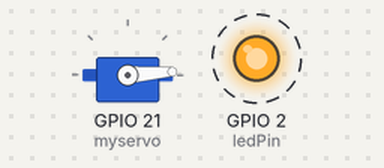
Bench run of a sketch on a simulated ESP32. Shown: servo, output pins drawn as LEDs (lit = HIGH). Dashed ring = blinking.

Above: at 0.1 s.
At 1.65 s:
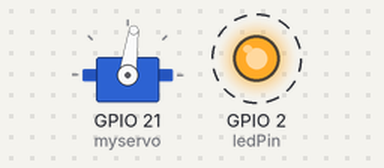
At 3.35 s:
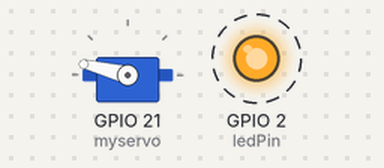
At 6.6 s:
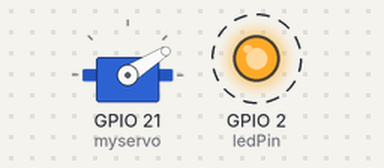
Timing chart, 0 to 9.4 s (numbered marks = the images above):
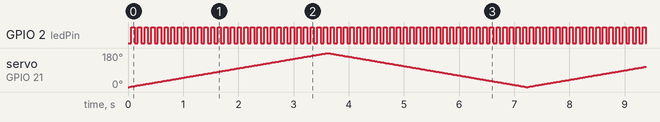

Measured:
- by itself, GPIO 2 (ledPin): alternates HIGH for 0.06 s and LOW for 0.06 s

The sketch:

serialservocode.ino
```cpp
//below pwm pins Are tested
//D2,D4,D15,D16,D17,D5,D18,D19,D21

#include <ESP32Servo.h>

Servo myservo;

const int ledPin = 2;       // LED connected to GPIO D2
int angle = 0;               // Current servo angle
int step = 1;                // Step for servo sweep
unsigned long previousMillis = 0;
const long ledInterval = 50; // Blink interval in ms
bool ledState = LOW;

void setup() {
  myservo.attach(21);        // Servo on GPIO 21
  pinMode(ledPin, OUTPUT);
}

void loop() {
  // --- Servo sweep ---
  myservo.write(angle);
  angle += step;

  if (angle >= 180 || angle <= 0) {
    step = -step; // Reverse direction at ends
  }

  delay(20); // Keep small delay for smooth servo

  // --- LED blink ---
  unsigned long currentMillis = millis();
  if (currentMillis - previousMillis >= ledInterval) {
    previousMillis = currentMillis;
    ledState = !ledState;           // Toggle LED state
    digitalWrite(ledPin, ledState);
  }
}
```
